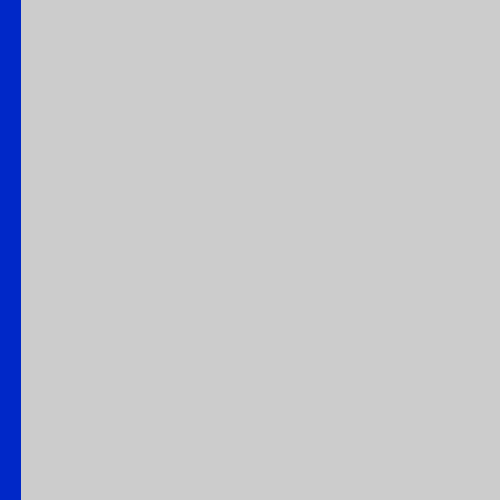
Frame 1 (no input)
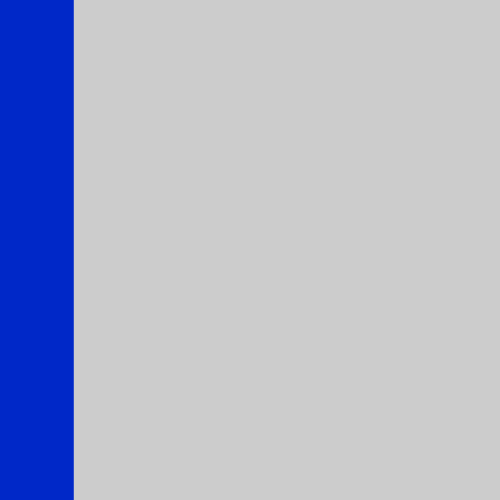
Frame 60 (the mouse pressed at the canvas centre just before this capture)
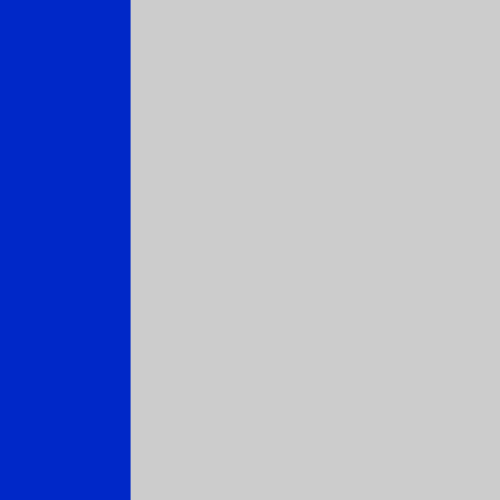
Frame 120 (the mouse held since frame 60 and released just before this capture)

The Processing sketch that drew these frames (run headless with seeded random() and noise(); from frame 60 on, the mouse is pressed at the canvas centre):

// Processing sketch: interactive_stripes
// ── interactive_stripes.pde
Stripe[] stripes = new Stripe[10];

void setup() {
  size(500, 500);
  for (int i = 0; i < stripes.length; i++) {
    stripes[i] = new Stripe();
  }
};

void draw() {
  for (int i = 0; i < stripes.length; i++) {
    stripes[i].show();
    stripes[i].move();
    stripes[i].rollover();
  };
};






class Stripe {
  float x;
  float speed;
  float w;
  boolean mouse;

  Stripe() {
    x=0;
    speed = random(1);
    w = random(10, 30);
    mouse = false;
  };

  void rollover() {
    if (mouseX > x && mouseX <x+w) {
      mouse = true;
    } else {
      mouse = false;
    };
  };

  void show() {
    if (mouse) {
      fill(200, 10, 0);
    } else {
      fill(0, 40, 200);
    };

    noStroke();
    rect(x, 0, w, height);
  };
  void move() {
    x = x + speed;
    if (x > width + 20) x = -20;
  };
};
